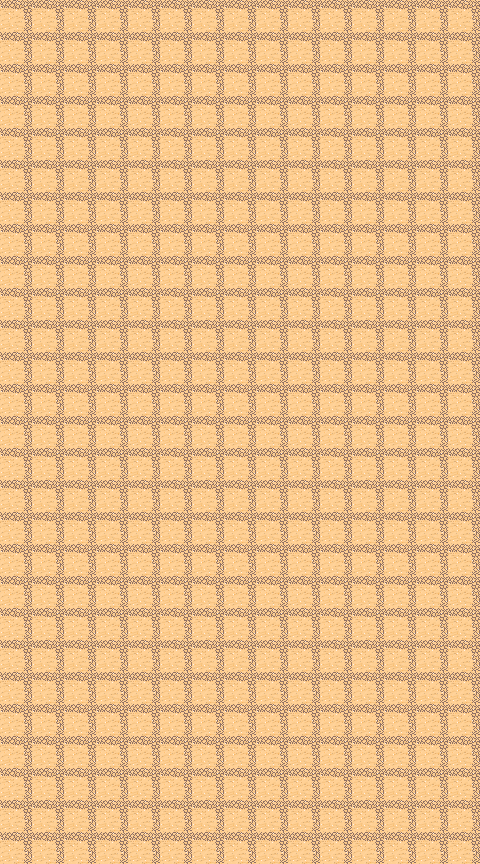

This is a level from a 2D game, rendered from its Tiled map with the project's own tilesets. A one-line summary and the complete map file follow:
An orthogonal 15x27 tile map with 32x32 px tiles, 1 tile layer (background) and 10 objects (Goal, Ball).

<map version="1.0" tiledversion="2017.12.07" orientation="orthogonal" renderorder="right-down" width="15" height="27" tilewidth="32" tileheight="32" infinite="0" nextobjectid="41">
 <tileset firstgid="1" name="Terrain" tilewidth="32" tileheight="32" spacing="1" margin="1" tilecount="48" columns="8">
  <image source="../tmw_desert_spacing.png" trans="ff00ff" width="265" height="199" />
 </tileset>
 <layer name="background" width="15" height="27">
  <data encoding="csv">
5,5,5,5,5,5,5,5,5,5,5,5,5,5,5,
5,5,5,5,5,5,5,5,5,5,5,5,5,5,5,
5,5,5,5,5,5,5,5,5,5,5,5,5,5,5,
5,5,5,5,5,5,5,5,5,5,5,5,5,5,5,
5,5,5,5,5,5,5,5,5,5,5,5,5,5,5,
5,5,5,5,5,5,5,5,5,5,5,5,5,5,5,
5,5,5,5,5,5,5,5,5,5,5,5,5,5,5,
5,5,5,5,5,5,5,5,5,5,5,5,5,5,5,
5,5,5,5,5,5,5,5,5,5,5,5,5,5,5,
5,5,5,5,5,5,5,5,5,5,5,5,5,5,5,
5,5,5,5,5,5,5,5,5,5,5,5,5,5,5,
5,5,5,5,5,5,5,5,5,5,5,5,5,5,5,
5,5,5,5,5,5,5,5,5,5,5,5,5,5,5,
5,5,5,5,5,5,5,5,5,5,5,5,5,5,5,
5,5,5,5,5,5,5,5,5,5,5,5,5,5,5,
5,5,5,5,5,5,5,5,5,5,5,5,5,5,5,
5,5,5,5,5,5,5,5,5,5,5,5,5,5,5,
5,5,5,5,5,5,5,5,5,5,5,5,5,5,5,
5,5,5,5,5,5,5,5,5,5,5,5,5,5,5,
5,5,5,5,5,5,5,5,5,5,5,5,5,5,5,
5,5,5,5,5,5,5,5,5,5,5,5,5,5,5,
5,5,5,5,5,5,5,5,5,5,5,5,5,5,5,
5,5,5,5,5,5,5,5,5,5,5,5,5,5,5,
5,5,5,5,5,5,5,5,5,5,5,5,5,5,5,
5,5,5,5,5,5,5,5,5,5,5,5,5,5,5,
5,5,5,5,5,5,5,5,5,5,5,5,5,5,5,
5,5,5,5,5,5,5,5,5,5,5,5,5,5,5
</data>
 </layer>
 <objectgroup name="obstacles">
  <object id="14" x="380.725" y="713.492" width="89.3333" height="88">
   <properties>
    <property name="type" value="circle" />
   </properties>
   <ellipse />
  </object>
  <object id="16" x="180" y="578.666" width="76" height="88">
   <properties>
    <property name="type" value="circle" />
   </properties>
   <ellipse />
  </object>
  <object id="20" x="26.6663" y="173.334" width="286.667" height="57.3333">
   <properties>
    <property name="type" value="rectangle" />
   </properties>
  </object>
  <object id="21" x="306.591" y="270.663" width="189.345" height="55.4204" rotation="30">
   <properties>
    <property name="type" value="rectangle" />
   </properties>
  </object>
  <object id="35" x="205.962" y="62.8381" width="82" height="106">
   <properties>
    <property name="type" value="stone" />
   </properties>
  </object>
  <object id="37" x="448" y="101" width="82" height="106" rotation="70">
   <properties>
    <property name="type" value="stone" />
   </properties>
  </object>
  <object id="39" x="45" y="292" width="82" height="106">
   <properties>
    <property name="type" value="pickaxe" />
   </properties>
  </object>
  <object id="40" x="271" y="401" width="82" height="106" rotation="80">
   <properties>
    <property name="type" value="pickaxe" />
   </properties>
  </object>
 </objectgroup>
 <objectgroup name="objects">
  <object id="3" name="Goal" x="90.422" y="799.548" width="32" height="64">
   <properties>
    <property name="entity" value="goal" />
   </properties>
  </object>
  <object id="4" name="Ball" x="62.2267" y="3.8828" width="33.3333" height="32">
   <properties>
    <property name="entity" value="ball" />
   </properties>
   <ellipse />
  </object>
 </objectgroup>
</map>
